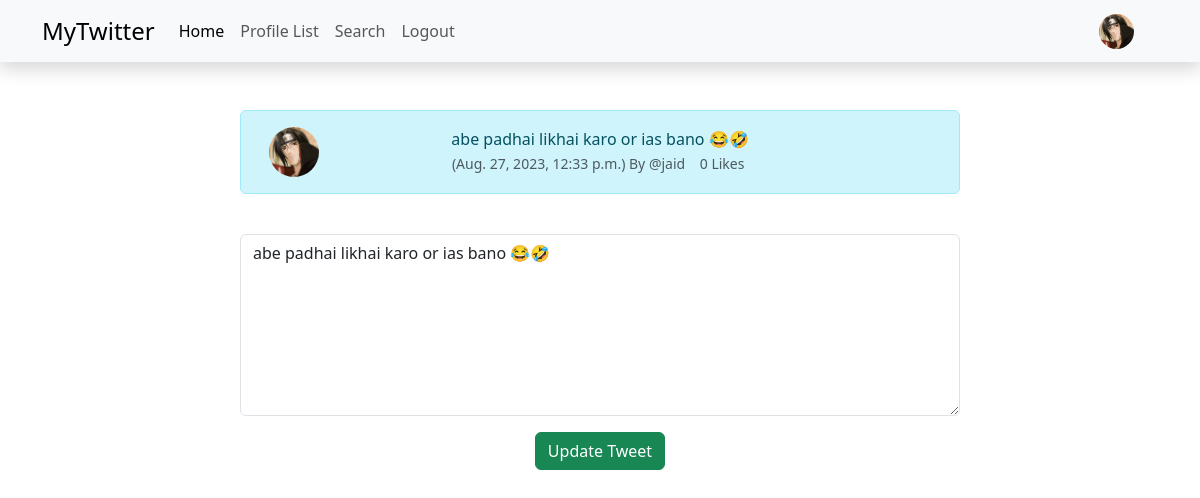
/tweet_edit/8 (signed in), run on the app's committed database.
### home/models.py (models this page shows, shortened)
class Profile(models.Model):
    user = models.OneToOneField(User, on_delete=models.CASCADE)
    follows = models.ManyToManyField(
        "self", related_name="followed_by", symmetrical=False, blank=True
    )
    date_modified = models.DateTimeField(User, auto_now=True)
    profile_image = models.ImageField(upload_to="images/", null=True, blank=True)
    profile_bio = models.CharField(null=True, blank=True, max_length=250)
    homepage_link = models.CharField(null=True, blank=True, max_length=100)
    facebook_link = models.CharField(null=True, blank=True, max_length=100)
    instagram_link = models.CharField(null=True, blank=True, max_length=100)
    linkedin_link = models.CharField(null=True, blank=True, max_length=100)

class Tweet(models.Model):
    user = models.ForeignKey(User, related_name="tweets", on_delete=models.DO_NOTHING)
    body = models.CharField(max_length=250)
    created_at = models.DateTimeField(auto_now_add=True)
    likes = models.ManyToManyField(User, related_name="tweet_like", blank=True)
    def likes_count(self):
        return self.likes.count()

### home/views.py (the view)
# urls.py: path('tweet_edit/<int:pk>', tweet_edit, name='tweet_edit'),
def tweet_edit(request, pk):
    if request.user.is_authenticated:
        tweet = get_object_or_404(Tweet, id=pk)
        if request.user.username == tweet.user.username:
            form = TweetForm(request.POST or None, instance=tweet)
            if request.method == "POST":
                if form.is_valid():
                    tweet = form.save(commit=False)
                    tweet.user = request.user
                    tweet.save()
                    messages.success(request, "Your Tweet Has Been Updated !")
                    return redirect("home")
            else:
                return render(
                    request, "tweet_edit.html", {"form": form, "tweet": tweet}
                )
        else:
            messages.success(request, "Not Your Tweet Stupid !!")
            return redirect("home")
    else:
        messages.warning(request, "Please Log In To Continue...")
        return redirect("home")

### home/forms.py
class TweetForm(forms.ModelForm):
    body = forms.CharField(
        required=True,
        widget=forms.widgets.Textarea(
            attrs={
                "placeholder": "Enter Your Tweet Here !",
                "class": "form-control",
                "rows": 7,
            }
        ),
        label="",
    )
    class Meta:
        model = Tweet
        exclude = (
            "user",
            "likes",
        )

### home/templates/tweet_edit.html (shortened to what this page needs)
{% extends 'base.html' %}
{% load static %}
{% block content %}
<div class="container text-center">
    <div class="row">
        <div class="col-md-8 offset-md-2">
            <br>
            <div class="alert alert-info" role="alert">
                <div class="container">
                    <div class="row">
                        <div class="col-md-1">
                            {% if tweet.user.profile.profile_image %}
                            <img class="rounded-circle" width=50 height=50
                                src="{{tweet.user.profile.profile_image.url}}" alt="{{profile.user.username}}">
                            {% else %}
                            <img class="rounded-circle" width=50 height=50 src="{% static 'images/No-User.png' %}">
                            {% endif %}
                        </div>
                        <div class="col-md-10">
                            {{tweet.body}}<br>
                            <small class="text-muted">
                                ({{tweet.created_at}}) By @{{tweet.user.username | lower}} &nbsp;&nbsp; {{tweet.likes_count}} Likes
                            </small>
                        </div>
                    </div>
                </div>
            </div>
            <br>
            {% if form %}
            <form method="post">
                {{form.as_p}}
                <button type="submit" class="btn btn-success">Update Tweet</button>
            </form>
            {% endif %}
    </div>
</div>
{% endblock content %}

### home/templates/navbar.html (shortened to what this page needs)
{% load static %}
<nav class="navbar navbar-expand-lg bg-body-tertiary shadow mb-4">
    <div class="container">
        <a class="navbar-brand fs-4" href="/">MyTwitter</a>
        <div class="collapse navbar-collapse" id="navbarSupportedContent">
            <ul class="navbar-nav me-auto mb-2 mb-lg-0 fs-6">
                <li class="nav-item">
                    <a class="nav-link active" aria-current="page" href="/">Home</a>
                </li>
                <li class="nav-item">
                    <a class="nav-link" href="{% url 'profile_list' %}">Profile List</a>
                </li>
                <li class="nav-item">
                    <a class="nav-link" href="{% url 'search' %}">Search</a>
                </li>
                {% if user.is_authenticated %}
                <li class="nav-item">
                    <a class="nav-link" href="{% url 'logout' %}">Logout</a>
                </li>
                {% endif %}
            </ul>
            {% if user.is_authenticated %}
            <ul class="navbar-nav ml-auto">
                <li class="nav-link navbar-brand">
                    <a href="{% url 'profile' request.user.id %}" class="ms-3">
                        {% if user.profile.profile_image %}
                        <img src="{{ user.profile.profile_image.url }}" class="rounded-circle" width=35>
                        {% else %}
                        <img src="{% static 'images/No-User.png' %}" class="img-fluid rounded-start" width=35>
                        {% endif %}
                    </a>
                </li>
            </ul>
            {% endif %}
        </div>
    </div>
</nav>

### data on the page
Tweet: user.profile.profile_image (picture), body "abe padhai likhai karo or ias bano 😂🤣", created_at "Aug. 27, 2023, 12:33 p.m.", user.username "jaid", likes_count "0"
